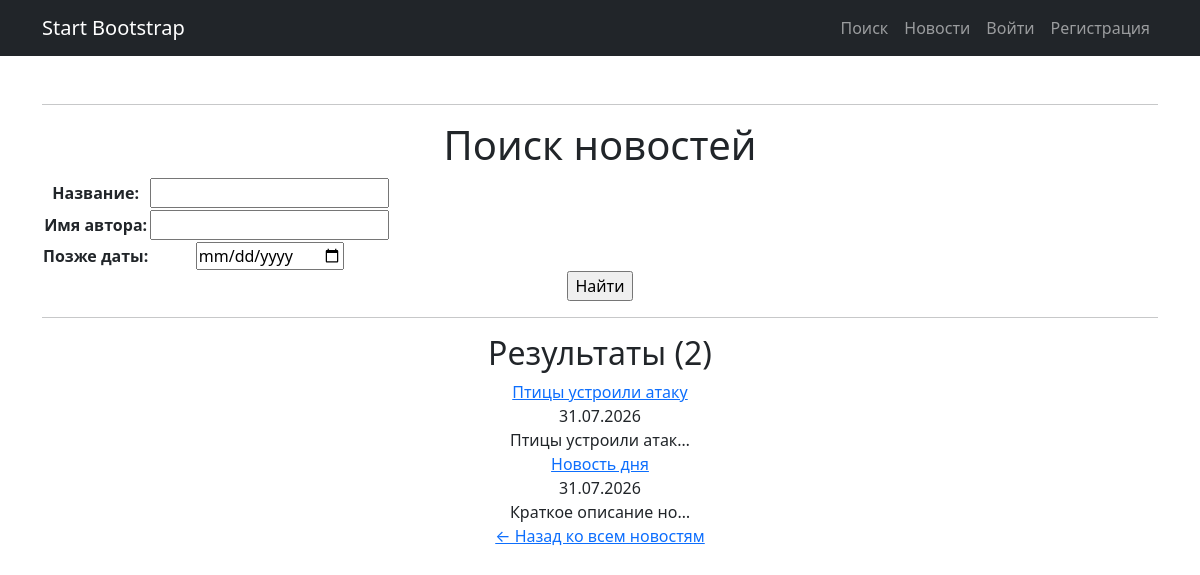
Page /news/search/ on the earlier database version.
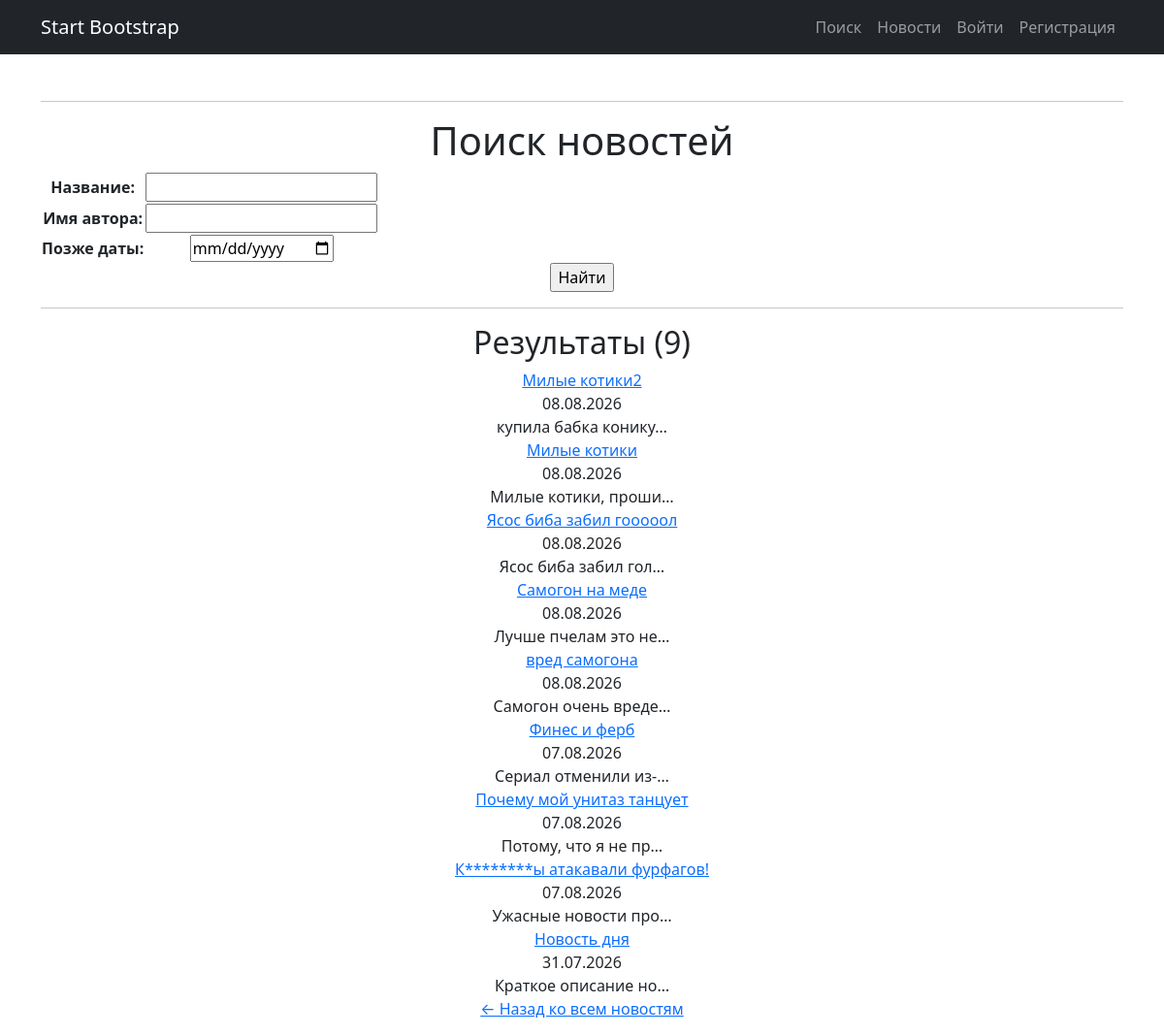
Same page on the later database version.
### news/models.py (models this page shows, shortened)
class Post(models.Model):
    ARTICLE = 'AR'
    NEWS = 'NE'
    POST_TYPES = [
        (ARTICLE, 'Статья'),
        (NEWS, 'Новость'),
    ]
    author = models.ForeignKey(Author, on_delete=models.CASCADE)
    post_type = models.CharField(max_length=2, choices=POST_TYPES, default=ARTICLE)
    created_at = models.DateTimeField(auto_now_add=True)
    categories = models.ManyToManyField(Category, through='PostCategory')
    title = models.CharField(max_length=255)
    content = models.TextField()
    rating = models.IntegerField(default=0)

### news/views.py (the view)
# urls.py: path('search/', views.news_search, name='search'),
def news_search(request):
    posts = Post.objects.filter(post_type=Post.NEWS).order_by('-created_at')
    filter = PostFilter(request.GET, queryset=posts)
    context = {
        'filter': filter,
    }
    return render(request, 'news_search.html', context)

### news/templatetags/censor_filters.py (called while the page is built)
@register.filter(name='censor')
@stringfilter
def censor(value):
    if not isinstance(value, str):
        raise TypeError("Фильтр 'censor' применяется только к строкам")
    result = value
    for word in BAD_WORDS:
        variants = [word, word.capitalize()]
        for variant in variants:
            if variant in result:
                censored = variant[0] + '*' * (len(variant) - 1)
                result = result.replace(variant, censored)
    return result

### templates/news_search.html (shortened to what this page needs)
{% extends 'default.html' %}
{% load censor_filters %}
{% block content %}
    <h1>Поиск новостей</h1>
    <form method="get">
        <table>
            {{ filter.form.as_table }}
        </table>
        <input type="submit" value="Найти">
    </form>
    <hr>
    {% if filter.qs %}
        <h2>Результаты ({{ filter.qs|length }})</h2>
        {% for post in filter.qs %}
            <div class="post">
                <div class="post-title">
                    <a href="{% url 'news:detail' post.pk %}">
                        {{ post.title|censor }}
                    </a>
                </div>
                <div class="post-date">
                    {{ post.created_at|date:"d.m.Y" }}
                </div>
                <div class="post-text">
                    {{ post.content|censor|truncatechars:20 }}
                </div>
            </div>
        {% empty %}
            <p>Новостей не найдено.</p>
        {% endfor %}
    {% endif %}
    <p><a href="{% url 'news:list' %}">← Назад ко всем новостям</a></p>
{% endblock %}

Differences in the rows shown:
removed Post: title|censor "Птицы устроили атаку", created_at "31.07.2026", content|censor "Птицы устроили атак…"
added Post: title|censor "Милые котики2", created_at "08.08.2026", content|censor "купила бабка конику…"
added Post: title|censor "Милые котики", created_at "08.08.2026", content|censor "Милые котики, проши…"
added Post: title|censor "Ясос биба забил гооооол", created_at "08.08.2026", content|censor "Ясос биба забил гол…"
added Post: title|censor "Самогон на меде", created_at "08.08.2026", content|censor "Лучше пчелам это не…"
added Post: title|censor "вред самогона", created_at "08.08.2026", content|censor "Самогон очень вреде…"
added Post: title|censor "Финес и ферб", created_at "07.08.2026", content|censor "Сериал отменили из-…"
added Post: title|censor "Почему мой унитаз танцует", created_at "07.08.2026", content|censor "Потому, что я не пр…"
added Post: title|censor "К********ы атакавали фурфагов!", created_at "07.08.2026", content|censor "Ужасные новости про…"
Other differences:
{{ filter.qs|length }}: "2" → "9"
